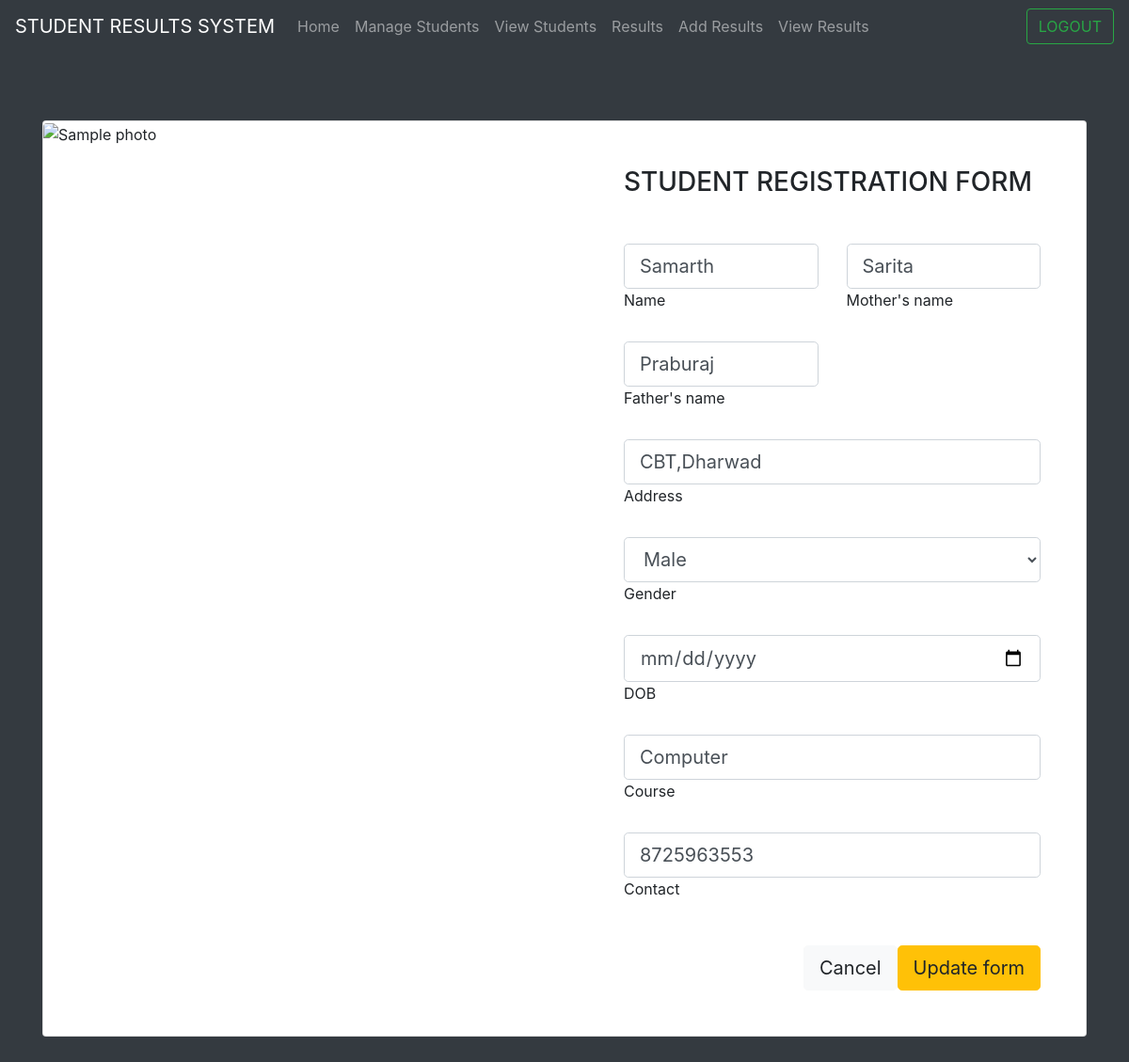
Page /updatestud43 on the earlier database version.
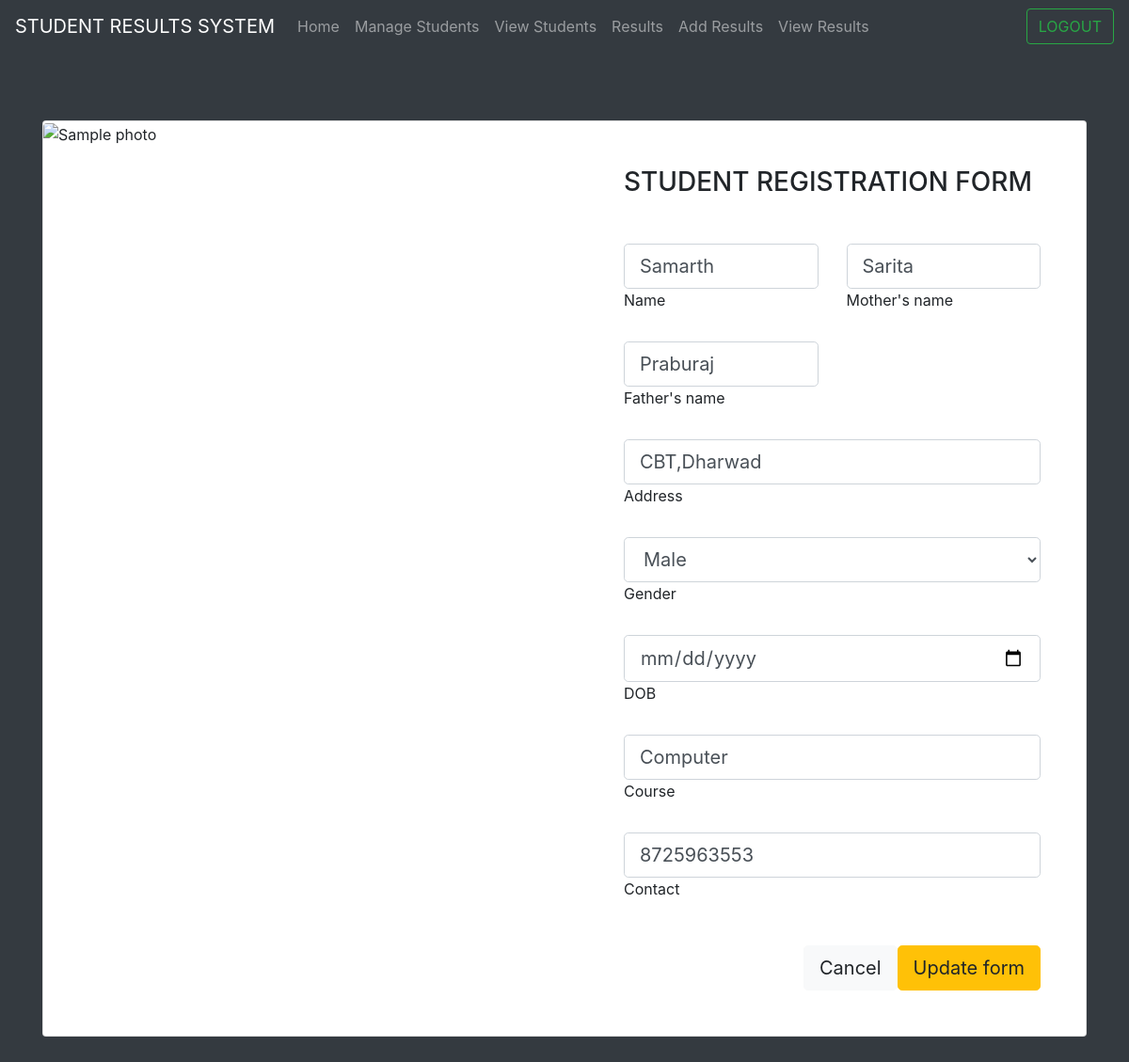
Same page on the later database version.
### wweb/models.py (models this page shows, shortened)
class Students(models.Model):
    name=models.CharField(max_length=200)
    mother_name=models.CharField(max_length=200)
    father_name=models.CharField(max_length=200)
    address=models.CharField(max_length=200)
    gender=models.CharField(max_length=7)
    date=models.DateField()
    course=models.CharField(max_length=200)
    contact=models.CharField(max_length=200)

### wweb/views.py (the view)
# urls.py: path("updatestud<str:pk>",views.update_stud,name="updatestud"),
def update_stud(request,pk):
    data=Students.objects.get(id=pk)
    context={"data":data}
    return render(request,"update_stud.html",context)

### wweb/templates/update_stud.html (shortened to what this page needs)
{% extends "base.html" %}
{% block body %}
<form action="{% url "update" data.id %}" method="POST">
<section class="h-100 bg-dark">
<div class="container py-5 h-100">
<div class="row d-flex justify-content-center align-items-center h-100">
<div class="col">
<div class="card card-registration my-4">
<div class="row g-0">
<div class="col-xl-6 d-none d-xl-block">
<img src="https://mdbcdn.b-cdn.net/img/Photos/new-templates/bootstrap-registration/img4.webp"
alt="Sample photo" class="img-fluid"
style="border-top-left-radius: .25rem; border-bottom-left-radius: .25rem;" />
</div>
<div class="col-xl-6">
<div class="card-body p-md-5 text-black">
<h3 class="mb-5 text-uppercase">Student registration form</h3>
<div class="row">
<div class="col-md-6 mb-4">
<div data-mdb-input-init class="form-outline">
<input type="text" id="form3Example1m"value={{data.name}}  name="name" class="form-control form-control-lg" required/>
<label class="form-label" for="form3Example1m">Name</label>
</div>
</div>
<div class="col-md-6 mb-4">
<div data-mdb-input-init class="form-outline">
<input type="text" id="form3Example1m1" value="{{data.mother_name}}" name="mname" class="form-control form-control-lg" required/>
<label class="form-label" for="form3Example1m1">Mother's name</label>
</div>
</div>
<div class="col-md-6 mb-4">
<div data-mdb-input-init class="form-outline">
<input type="text" id="form3Example1m" value={{data.father_name}}  name="fname" class="form-control form-control-lg" required/>
<label class="form-label" for="form3Example1n1">Father's name</label>
</div>
</div>
</div>
<div data-mdb-input-init class="form-outline mb-4">
<input type="text" id="form3Example8" value={{data.address}} name="address" class="form-control form-control-lg" required/>
<label class="form-label" for="form3Example8">Address</label>
</div>
<div data-mdb-input-init class="form-outline mb-4">
<select type="text" id="form3Example8" value="{{data.gender}}" name="gender" class="form-control form-control-lg" required>
    <option value="male">Male</option>
</select>
<label class="form-label" for="form3Example8">Gender</label>
</div>
<div data-mdb-input-init class="form-outline mb-4">
<input type="date" id="form3Example9" value={{data.date}} name="dob" class="form-control form-control-lg" required/>
<label class="form-label" for="form3Example9">DOB</label>
</div>
<div data-mdb-input-init class="form-outline mb-4">
<input type="text" id="form3Example99" value={{data.course}} name="course" class="form-control form-control-lg" required/>
<label class="form-label" for="form3Example99">Course</label>
</div>
<div data-mdb-input-init class="form-outline mb-4">
<input type="tel" pattern="[0-9]{10}" value={{data.contact}} id="form3Example97" name="contact" class="form-control form-control-lg" required/>
<label class="form-label" for="form3Example97">Contact</label>
</div>
<div class="d-flex justify-content-end pt-3">
<a href="view" class="btn btn-light btn-lg">Cancel </a>
<button  type="submit" data-mdb-button-init data-mdb-ripple-init class="btn btn-warning btn-lg ms-2">Update form</button>
</div>
</div>
</div>
</div>
</div>
</div>
</div>
</div>
</section>
</form>
{% endblock body %}

Differences in the rows shown:
changed Students "Sarita": course (not shown) → "Computer"
Other differences:
form field course: "Computer" → (not shown)
